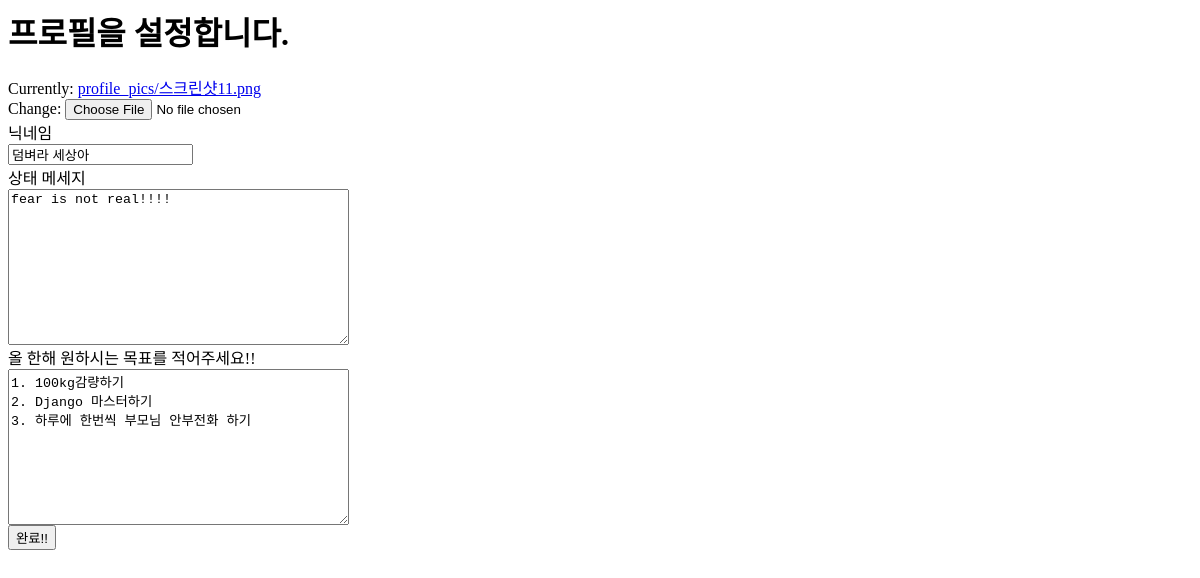
Before: /set-profile/ (signed in) with the older database file.
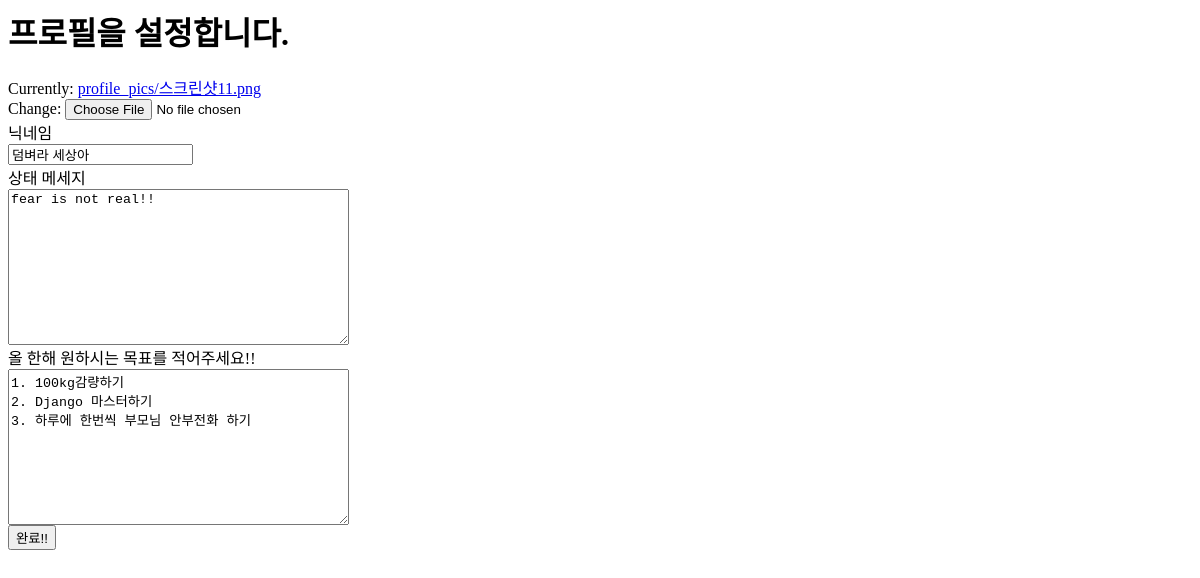
After: the same page with the newer database file.
### Gene/models.py (models this page shows, shortened)
class User(AbstractUser):
    nickname = models.CharField(max_length=20, unique=True, null=True,
                                validators=[validate_no_special_characters])
    intro = models.TextField(null=True)
    profile_picture = models.ImageField(upload_to="profile_pics", default="default_profile_pic.jpg")
    goals = models.TextField(null=True)
    rating_FTO = [
        (1, 'TT'),
        (2, 'TA'),
        (3, 'AA')
    ]
    FTO_gene = models.IntegerField(choices=rating_FTO, default=None, null=True)
    rating_MC4R = [
        (1, 'TT'),
        (2, 'TC'),
        (3, 'CC')
    ]
    MC4R_gene = models.IntegerField(choices=rating_MC4R, default=None, null=True)
    rating_BDNF = [
        (1, 'AA'),
        (2, 'AG'),
        (3, 'GG')
    ]
    BDNF_gene = models.IntegerField(choices=rating_BDNF, default=None, null=True)
    rating_OCA2=[
        (1, 'TT'),
        (2, 'TC'),
        (3, 'CC')
    ]
    OCA2_gene = models.IntegerField(choices=rating_OCA2, null=True, default=None)
    rating_MC1R = [
        (1, 'GG'),
        (2, 'GA'),
        (3, 'AA')
    ]
    MC1R_gene = models.IntegerField(choices=rating_MC1R, null=True, default=None)
    rating_chr20p11_1 = [
        (1, 'GG'),
        (2, 'GA'),
        (3, 'AA')
    ]
    chr20p11_1 = models.IntegerField(choices=rating_chr20p11_1, null=True, default=None)
    rating_chr20p11_2 = [
        (1, 'CC'),
        (2, 'CT'),
        (3, 'TT')
    ]
    chr20p11_2 = models.IntegerField(choices=rating_chr20p11_2, null=True, default=None)
    rating_IL2RA = [
        (1, 'TT'),
        (2, 'TC'),
        (3, 'CC')
    ]
    IL2RA = models.IntegerField(choices=rating_IL2RA, null=True, default=None)
    rating_HLA_DQB1 = [
        (1, 'AA'),
        (2, 'AG'),
        (3, 'GG')
    ]
    HLA_DQB1 = models.IntegerField(choices=rating_HLA_DQB1, null=True, default=None)
    rating_EDAR = [
        (1, 'GG'),
        (2, 'GA'),
        (3, 'AA')
    ]
    EDAR = models.IntegerField(choices=rating_EDAR, null=True, default=None)
    rating_AGER_1 = [
        (1, 'CC'),
        (2, 'CT'),
        (3, 'TT')
    ]
    AGER_1 = models.IntegerField(choices=rating_AGER_1, null=True, default=None)
    rating_AGER_2 = [
        (1, 'GG'),
        (2, 'GA'),
        (3, 'AA')
    ]
    AGER_2 = models.IntegerField(choices=rating_AGER_2, null=True, default=None)
    rating_GCKR = [
        (1, 'CC'),
        (2, 'CT'),
        (3, 'TT')
    ]
    GCKR = models.IntegerField(choices=rating_GCKR, null=True, default=None)
    rating_ANGPTL3 = [
        (1, 'GG'),
        (2, 'GT'),
        (3, 'TT')
    ]
    ANGPTL3 = models.IntegerField(choices=rating_ANGPTL3, null=True, default=None)
    rating_TRIB1 = [
        (1, 'TT'),
        (2, 'TA'),
        (3, 'AA')
    ]
    TRIB1 = models.IntegerField(choices=rating_TRIB1, null=True, default=None)
    rating_HMGCR = [
        (1, 'AA'),
        (2, 'AT'),
        (3, 'TT')
    ]
    HMGCR = models.IntegerField(choices=rating_HMGCR, null=True, default=None)
    rating_ABO = [
        (1, 'CC'),
        (2, 'CA'),
        (3, 'AA')
    ]
    ABO = models.IntegerField(choices=rating_ABO, null=True, default=None)
    rating_LIPG = [
        (1, 'TT'),
        (2, 'TG'),
        (3, 'GG')
    ]
    LIPG = models.IntegerField(choices=rating_LIPG, null=True, default=None)
    rating_DGKB_TMEM195 = [
        (1, 'GG'),
        (2, 'GT'),
        (3, 'TT')
    ]
    DGKB_TMEM195 = models.IntegerField(choices=rating_DGKB_TMEM195, null=True, default=None)
    rating_CDKN2A_2B = [
        (1, 'CC'),
        (2, 'CT'),
        (3, 'TT')
    ]
    CDKN2A_2B = models.IntegerField(choices=rating_CDKN2A_2B, null=True, default=None)
    rating_GCK = [
        (1, 'GG'),
        (2, 'GA'),
        (3, 'AA')
    ]
    GCK = models.IntegerField(choices=rating_GCK, null=True, default=None)
    rating_GLIS3 = [
        (1, 'GG'),
        (2, 'GA'),
        (3, 'AA')
    ]
    GLIS3 = models.IntegerField(choices=rating_GLIS3, null=True, default=None)
    rating_GUCY1A3 = [
        (1, 'AA'),
        (2, 'AC'),
        (3, 'CC')
    ]
    GUCY1A3 = models.IntegerField(choices=rating_GUCY1A3, null=True, default=None)
    rating_ABCA1 = [
        (1, 'CC'),
        (2, 'CT'),
        (3, 'TT')
    ]
    ABCA1 = models.IntegerField(choices=rating_ABCA1, null=True, default=None)
    rating_FGF5 = [
        (1, 'AA'),
        (2, 'AT'),
        (3, 'TT')
    ]
    FGF5 = models.IntegerField(choices=rating_FGF5, null=True, default=None)
    rating_ATP2B1 = [
        (1, 'AA'),
        (2, 'AG'),
        (3, 'GG')
    ]
    ATP2B1 = models.IntegerField(choices=rating_ATP2B1, null=True, default=None)
    rating_NPR3 = [
        (1, 'AA'),
        (2, 'AG'),
        (3, 'GG')
    ]
    NPR3 = models.IntegerField(choices=rating_NPR3, null=True, default=None)
    rating_CYP17A1 = [
        (1, 'GG'),
        (2, 'GA'),
        (3, 'AA')
    ]
    CYP17A1 = models.IntegerField(choices=rating_CYP17A1, null=True, default=None)
    rating_SLC23A1_1 = [
        (1, 'CC'),
        (2, 'CT'),
        (3, 'TT')
    ]
    SLC23A1_1 = models.IntegerField(choices=rating_SLC23A1_1, null=True, default=None)
    rating_SLC23A1_2 = [
        (1, 'AA'),
        (2, 'AG'),
        (3, 'GG')
    ]
    SLC23A1_2 = models.IntegerField(choices=rating_SLC23A1_2, null=True, default=None)
    rating_CYP1A1_CYP1A2 = [
        (1, 'AA'),
        (2, 'AC'),
        (3, 'CC')
    ]
    CYP1A1_CYP1A2 = models.IntegerField(choices=rating_CYP1A1_CYP1A2, null=True, default=None)
    rating_AHR = [
        (1, 'CC'),
        (2, 'CT'),
        (3, 'TT')
    ]
    AHR = models.IntegerField(choices=rating_AHR, null=True, default=None)

### Gene/views.py (the view, shortened to what this page needs)
# urls.py: path("set-profile/", views.ProfileSetView.as_view(), name="profile-set"),
class ProfileSetView(UpdateView):
    model = User
    form_class = User_Profile_Form
    template_name = "Profile/profile_set_form.html"
    def get_object(self, queryset=None):
        return self.request.user

### Gene/forms.py
class User_Profile_Form(forms.ModelForm):
    class Meta:
        model = User
        fields = ['nickname', 'intro', 'profile_picture', 'goals']

### Gene/templates/Profile/profile_set_form.html (shortened to what this page needs)
<h1>프로필을 설정합니다.</h1>
<form method="post" enctype="multipart/form-data">
    <div>
        {{form.profile_picture}}<br>
    </div>
    <div>
        닉네임 <br>
         {{form.nickname}}
    </div>
    <div>
        상태 메세지 <br>
         {{form.intro}}
    </div>
    <div>
        올 한해 원하시는 목표를 적어주세요!! <br>
        {{form.goals}}
    </div>
    <button type="submit">완료!!</button>
</form>

Changed rows visible on the page:
changed User "덤벼라 세상아": intro "fear is not real!!!!" → "fear is not real!!"
